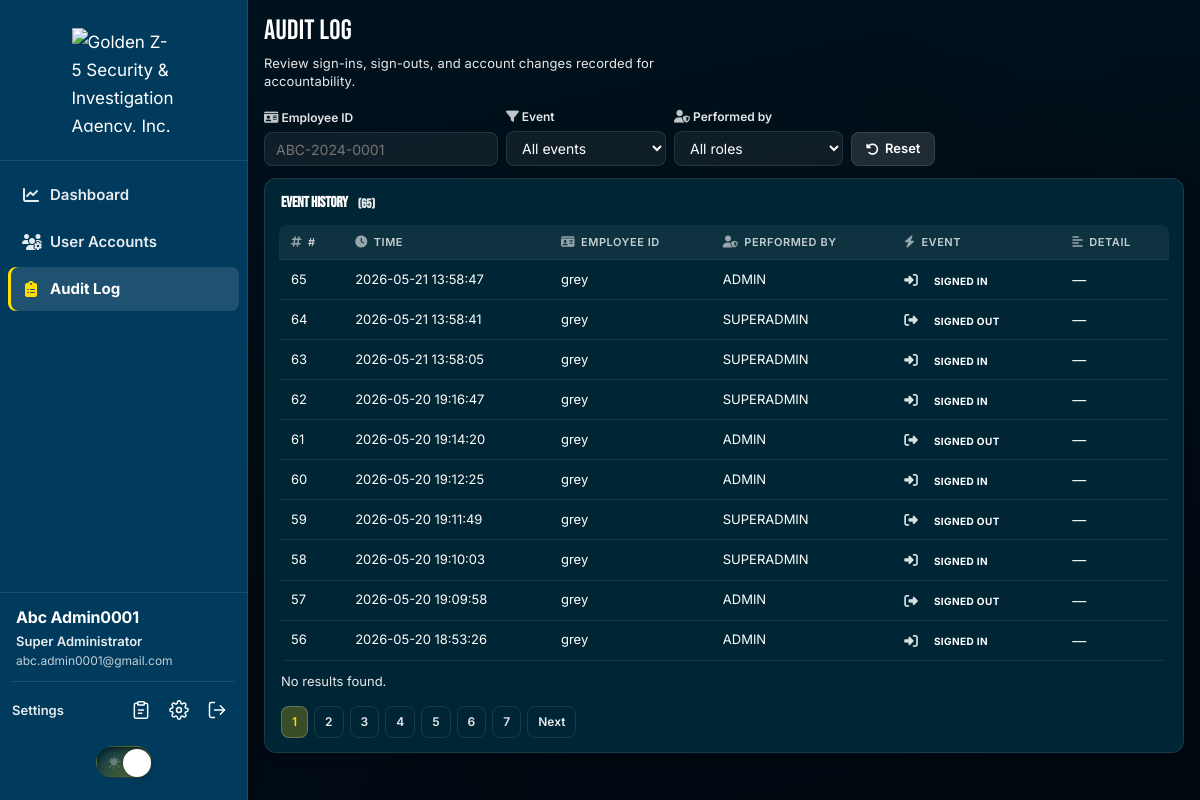
Page /superadmin/audit-log.php (signed in) on the committed database.
### tables this page shows
CREATE TABLE `users` (
  `Company_ID` varchar(13) NOT NULL,
  `Email` varchar(255) NOT NULL,
  `password_hash` varchar(255) NOT NULL,
  `role_id` tinyint(3) UNSIGNED DEFAULT NULL,
  `role` tinyint(3) UNSIGNED NOT NULL DEFAULT 0 COMMENT '0=headguard,1=admin,2=superadmin',
  `is_active` tinyint(1) NOT NULL DEFAULT 1,
  `failed_login_attempts` tinyint(3) UNSIGNED NOT NULL DEFAULT 0,
  `locked_until` datetime DEFAULT NULL,
  `last_login_at` datetime DEFAULT NULL,
  `password_changed_at` datetime DEFAULT NULL,
  `created_at` timestamp NOT NULL DEFAULT current_timestamp(),
  `updated_at` timestamp NULL DEFAULT current_timestamp() ON UPDATE current_timestamp()
);

CREATE TABLE `recording` (
  `id` int(10) UNSIGNED NOT NULL,
  `Company_ID` varchar(13) DEFAULT NULL,
  `actor_company_id` varchar(13) DEFAULT NULL,
  `Designation` varchar(64) DEFAULT NULL,
  `Event` varchar(20) NOT NULL COMMENT 'LOGIN|LOGOUT',
  `event_detail` varchar(255) DEFAULT NULL,
  `Time_Of_Event` datetime NOT NULL
);

### config/bootstrap.php (called while the page is built, shortened)
<?php
function app_url(string $path = 'index.php'): string
{
    $path = ltrim(str_replace('\\', '/', $path), '/');
    $base = APP_BASE === '' ? '' : APP_BASE;
    return $base . '/' . $path;
}
function app_agency_name(): string
{
    return APP_AGENCY_NAME;
}
function app_logo_url(): string
{
    return app_url('includes/goldenz_logo.png');
}

### includes/security.php (called while the page is built, shortened)
<?php
function e(?string $value): string
{
    return htmlspecialchars($value ?? '', ENT_QUOTES | ENT_SUBSTITUTE, 'UTF-8');
}

### includes/auth.php (called while the page is built, shortened)
<?php
function auth_role_name(int $role): string
{
    return match (auth_normalize_role($role)) {
        AUTH_ROLE_SUPERADMIN => 'Super Administrator',
        AUTH_ROLE_GUARD => 'Security Guard',
        default => 'Administrator',
    };
}
function auth_normalize_role(mixed $role): int
{
    $role = (int) $role;
    if ($role === AUTH_ROLE_GUARD || $role === AUTH_ROLE_ADMIN || $role === AUTH_ROLE_SUPERADMIN) {
        return $role;
    }
    return AUTH_ROLE_ADMIN;
}

### includes/superadmin_accountability.php (called while the page is built, shortened)
<?php
function recording_supports_audit_detail(mysqli $conn): bool
{
    $col = $conn->query("SHOW COLUMNS FROM recording LIKE 'event_detail'");
    $cached = $col && $col->num_rows > 0;
    return $cached;
}
function superadmin_audit_actor_label(array $entry): string
{
    $designation = (string) ($entry['Designation'] ?? '');
    return $designation !== '' ? $designation : '—';
}
function superadmin_event_label(string $event): string
{
    return match (strtoupper($event)) {
        'ACCOUNT_CREATED' => 'Account created',
        'ACCOUNT_UPDATED' => 'Account updated',
        'ACCOUNT_ENABLED' => 'Account activated',
        'ACCOUNT_DISABLED' => 'Account deactivated',
        'ACCOUNT_PASSWORD_RESET' => 'Access code reset',
        'ACCOUNT_ROLE_CHANGED' => 'Role changed',
        'LOGIN' => 'Signed in',
        'LOGOUT' => 'Signed out',
        default => $event,
    };
}
function superadmin_event_icon(string $event): string
{
    return match (strtoupper($event)) {
        'ACCOUNT_CREATED' => 'fa-user-plus',
        'ACCOUNT_UPDATED' => 'fa-pen-to-square',
        'ACCOUNT_ENABLED' => 'fa-user-check',
        'ACCOUNT_DISABLED' => 'fa-user-slash',
        'ACCOUNT_PASSWORD_RESET' => 'fa-key',
        'ACCOUNT_ROLE_CHANGED' => 'fa-user-shield',
        'LOGIN' => 'fa-right-to-bracket',
        'LOGOUT' => 'fa-right-from-bracket',
        default => 'fa-circle-info',
    };
}

### includes/db.php (called while the page is built, shortened)
<?php
function db_query(mysqli $conn, string $sql, string $types = '', array $params = []): mysqli_result|false
{
    $stmt = $conn->prepare($sql);
    if ($types !== '' && $params !== []) {
        $stmt->bind_param($types, ...$params);
    }
    if (!$stmt->execute()) {
        $stmt->close();
        return false;
    }
    $result = $stmt->get_result();
    return $result;
}

### superadmin/audit-log.php (the view, shortened to what this page needs)
<?php
require_once __DIR__ . '/../config/app.php';
require_once __DIR__ . '/../includes/superadmin_accountability.php';
$perPage = 10;
$page = max(1, (int) ($_GET['page'] ?? 1));
$offset = ($page - 1) * $perPage;
$eventFilter = strtoupper(trim((string) ($_GET['event'] ?? '')));
$searchId = strtoupper(trim((string) ($_GET['company_id'] ?? '')));
$performedByFilter = strtoupper(trim((string) ($_GET['performed_by'] ?? '')));
$where = [];
$params = [];
$types = '';
$whereSql = $where !== [] ? ' WHERE ' . implode(' AND ', $where) : '';
$total = 0;
$countSql = 'SELECT COUNT(*) AS c FROM recording' . $whereSql;
if ($params === []) {
    $countResult = $conn->query($countSql);
} else {
    $countResult = db_query($conn, $countSql, $types, $params);
}
if ($countResult) {
    $total = (int) $countResult->fetch_assoc()['c'];
}
$totalPages = max(1, (int) ceil($total / $perPage));
$auditCols = recording_supports_audit_detail($conn)
    ? 'id, Company_ID, actor_company_id, Designation, Event, event_detail, Time_Of_Event'
    : 'id, Company_ID, Designation, Event, Time_Of_Event';
$listSql = "SELECT {$auditCols} FROM recording"
    . $whereSql
    . ' ORDER BY Time_Of_Event DESC LIMIT ? OFFSET ?';
$listParams = $params;
$listTypes = $types . 'ii';
$listParams[] = $perPage;
$listParams[] = $offset;
$entries = [];
$listResult = db_query($conn, $listSql, $listTypes, $listParams);
if ($listResult) {
    while ($row = $listResult->fetch_assoc()) {
        $entries[] = $row;
    }
}
$queryBase = [];
$superadminNavActive = 'audit';
?>
<!DOCTYPE html>
<html lang="en">
<head>
</head>
<body class="light-mode superadmin-portal">
<?php require __DIR__ . '/../includes/superadmin_sidebar.php'; ?>
    <main class="app-main">
        <header class="page-header">
            <h1 class="page-title">Audit log</h1>
            <p class="page-subtitle">Review sign-ins, sign-outs, and account changes recorded for accountability.</p>
        </header>
        <div class="toolbar">
            <form method="GET" class="filter-form" id="auditFilterForm">
                <div class="form-field">
                    <label for="company_id" class="label-with-icon"><i class="fa-solid fa-id-card" aria-hidden="true"></i> Employee ID</label>
                    <input type="text" id="company_id" name="company_id" value="<?= e($searchId) ?>" placeholder="ABC-2024-0001">
                </div>
                <div class="form-field">
                    <label for="event" class="label-with-icon"><i class="fa-solid fa-filter" aria-hidden="true"></i> Event</label>
                    <select id="event" name="event">
                        <option value=""<?= $eventFilter === '' ? ' selected' : '' ?>>All events</option>
                    </select>
                </div>
                <div class="form-field">
                    <label for="performed_by" class="label-with-icon"><i class="fa-solid fa-user-shield" aria-hidden="true"></i> Performed by</label>
                    <select id="performed_by" name="performed_by">
                        <option value=""<?= $performedByFilter === '' ? ' selected' : '' ?>>All roles</option>
                    </select>
                </div>
                <button type="button" class="btn-primary" id="resetAuditFilters" aria-label="Reset filters">
                    <i class="fa-solid fa-rotate-left" aria-hidden="true"></i> Reset
                </button>
            </form>
        </div>
        <section class="card-panel">
            <h2 class="panel-title">Event history <span class="stat-hint">(<?= e((string) $total) ?>)</span></h2>
            <?php if ($entries === []): ?>
                <p class="empty-state"><i class="fa-solid fa-inbox" aria-hidden="true"></i>No audit events match your filters.</p>
            <?php else: ?>
                <div class="data-table-wrap">
                    <table class="data-table">
                        <thead>
                            <tr>
                                <th><i class="fa-solid fa-hashtag th-icon" aria-hidden="true"></i>#</th>
                                <th><i class="fa-solid fa-clock th-icon" aria-hidden="true"></i>Time</th>
                                <th><i class="fa-solid fa-id-card th-icon" aria-hidden="true"></i>Employee ID</th>
                                <th><i class="fa-solid fa-user-shield th-icon" aria-hidden="true"></i>Performed by</th>
                                <th><i class="fa-solid fa-bolt th-icon" aria-hidden="true"></i>Event</th>
                                <th><i class="fa-solid fa-align-left th-icon" aria-hidden="true"></i>Detail</th>
                            </tr>
                        </thead>
                        <tbody id="auditTableBody">
                            <?php foreach ($entries as $entry): ?>
                                <?php
                                $ev = strtoupper((string) ($entry['Event'] ?? ''));
                                $designation = strtoupper((string) ($entry['Designation'] ?? ''));
                                $actorRole = str_starts_with($designation, 'SUPERADMIN')
                                    ? 'SUPERADMIN'
                                    : (str_starts_with($designation, 'ADMIN')
                                        ? 'ADMIN'
                                        : ((str_contains($designation, 'HEADGUARD') || str_contains($designation, 'GUARD'))
                                            ? 'LEGACY'
                                            : ''));
                                $badgeClass = match ($ev) {
                                    'LOGOUT' => 'badge--logout',
                                    'LOGIN' => 'badge--login',
                                    default => 'badge--admin',
                                };
                                ?>
                                <tr data-company="<?= e(strtoupper((string) ($entry['Company_ID'] ?? ''))) ?>" data-event="<?= e($ev) ?>" data-actor-role="<?= e($actorRole) ?>">
                                    <td class="mono"><?= e((string) ($entry['id'] ?? '')) ?></td>
                                    <td class="mono"><?= e((string) ($entry['Time_Of_Event'] ?? '')) ?></td>
                                    <td class="mono"><?= e((string) ($entry['Company_ID'] ?? '—')) ?></td>
                                    <td class="mono"><?= e(superadmin_audit_actor_label($entry)) ?></td>
                                    <td>
                                        <span class="event-cell">
                                            <i class="fa-solid <?= e(superadmin_event_icon($ev)) ?>" aria-hidden="true"></i>
                                            <span class="badge <?= e($badgeClass) ?>"><?= e(superadmin_event_label($ev)) ?></span>
                                        </span>
                                    </td>
                                    <td><?= e((string) ($entry['event_detail'] ?? '—')) ?></td>
                                </tr>
                            <?php endforeach; ?>
                        </tbody>
                    </table>
                </div>
                <p id="auditLiveNoResults" class="stat-hint" style="margin-top:10px;" hidden>No results found.</p>
                <?php if ($totalPages > 1): ?>
                    <nav class="pagination" id="auditPagination" aria-label="Audit log pages">
                        <?php for ($p = 1; $p <= $totalPages; $p++): ?>
                            <?php
                            $pageQuery = array_merge($queryBase, ['page' => $p]);
                            $href = 'audit-log.php?' . http_build_query($pageQuery);
                            ?>
                            <?php if ($p === $page): ?>
                                <span class="current"><?= $p ?></span>
                            <?php else: ?>
                                <a href="<?= e($href) ?>"><?= $p ?></a>
                            <?php endif; ?>
                        <?php endfor; ?>
                        <?php if ($page < $totalPages): ?>
                            <?php
                            $nextQuery = array_merge($queryBase, ['page' => $page + 1]);
                            $nextHref = 'audit-log.php?' . http_build_query($nextQuery);
                            ?>
                            <a href="<?= e($nextHref) ?>" aria-label="Next page">Next</a>
                        <?php endif; ?>
                    </nav>
                <?php endif; ?>
            <?php endif; ?>
        </section>
    </main>
</div>
</body>
</html>

### includes/superadmin_sidebar.php (shortened to what this page needs)
<?php
$superadminNavActive = $superadminNavActive ?? 'dashboard';
$adminProfile = admin_sidebar_profile();
?>
<aside class="app-sidebar" id="appSidebar" aria-label="Main navigation">
    <div class="sidebar-brand">
        <img src="<?= e(app_logo_url()) ?>" alt="<?= e(app_agency_name()) ?>" class="brand-logo">
    </div>
    <nav class="sidebar-nav" aria-label="System administration">
        <a href="dashboard.php" class="sidebar-link<?= $superadminNavActive === 'dashboard' ? ' active' : '' ?>"<?= $superadminNavActive === 'dashboard' ? ' aria-current="page"' : '' ?><?= ui_tooltip('System dashboard') ?>>
            <i class="fa-solid fa-chart-line" aria-hidden="true"></i>
            Dashboard
        </a>
        <a href="users.php" class="sidebar-link<?= $superadminNavActive === 'users' ? ' active' : '' ?>"<?= $superadminNavActive === 'users' ? ' aria-current="page"' : '' ?><?= ui_tooltip('Manage portal accounts') ?>>
            <i class="fa-solid fa-users-gear" aria-hidden="true"></i>
            User Accounts
        </a>
        <a href="audit-log.php" class="sidebar-link<?= $superadminNavActive === 'audit' ? ' active' : '' ?>"<?= $superadminNavActive === 'audit' ? ' aria-current="page"' : '' ?><?= ui_tooltip('Full audit log') ?>>
            <i class="fa-solid fa-clipboard-list" aria-hidden="true"></i>
            Audit Log
        </a>
    </nav>
    <div class="sidebar-footer">
        <div class="sidebar-footer-user">
            <span class="sidebar-footer-name"><?= e($adminProfile['name']) ?></span>
            <div class="sidebar-footer-meta">
                <span class="sidebar-footer-role"><?= e($adminProfile['role']) ?></span>
                <span class="sidebar-footer-email" title="<?= e($adminProfile['email']) ?>"><?= e($adminProfile['email']) ?></span>
            </div>
        </div>
        <div class="sidebar-footer-settings">
            <div class="sidebar-footer-settings-row">
                <span class="sidebar-footer-label">Settings</span>
                <div class="sidebar-footer-actions" role="toolbar" aria-label="Settings shortcuts">
                    <a href="audit-log.php" class="sidebar-footer-icon" aria-label="Audit Logs"<?= ui_tooltip('Audit logs', 'bottom') ?>>
                        <?= admin_sidebar_icon('audit') ?>
                    </a>
                    <a href="users.php" class="sidebar-footer-icon" aria-label="User accounts"<?= ui_tooltip('User accounts', 'bottom') ?>>
                        <?= admin_sidebar_icon('settings') ?>
                    </a>
                    <form method="POST" action="../auth/logout-superadmin.php" class="sidebar-footer-logout">
                        <button type="submit" class="sidebar-footer-icon" aria-label="Sign Out"<?= ui_tooltip('Sign out', 'bottom') ?>>
                            <?= admin_sidebar_icon('logout') ?>
                        </button>
                    </form>
                </div>
            </div>
            <div class="sidebar-footer-theme">
                <?= theme_toggle_markup([
                    'id' => 'sidebarThemeToggle',
                    'mode' => 'light-class',
                    'title' => 'Toggle light or dark appearance',
                    'tipPosition' => 'bottom',
                ]) ?>
            </div>
        </div>
    </div>
</aside>
<div class="app-shell">

### rows in the picture
users: Email+role "Abc Admin0001", Email+role "Super Administrator", Email "abc.admin0001@gmail.com"
recording: id "65", Time_Of_Event "2026-05-21 13:58:47", Company_ID "grey", Designation "ADMIN", Event "SIGNED IN", event_detail "—"
recording: id "64", Time_Of_Event "2026-05-21 13:58:41", Company_ID "grey", Designation "SUPERADMIN", Event "SIGNED OUT", event_detail "—"
recording: id "63", Time_Of_Event "2026-05-21 13:58:05", Company_ID "grey", Designation "SUPERADMIN", Event "SIGNED IN", event_detail "—"
recording: id "62", Time_Of_Event "2026-05-20 19:16:47", Company_ID "grey", Designation "SUPERADMIN", Event "SIGNED IN", event_detail "—"
recording: id "61", Time_Of_Event "2026-05-20 19:14:20", Company_ID "grey", Designation "ADMIN", Event "SIGNED OUT", event_detail "—"
recording: id "60", Time_Of_Event "2026-05-20 19:12:25", Company_ID "grey", Designation "ADMIN", Event "SIGNED IN", event_detail "—"
recording: id "59", Time_Of_Event "2026-05-20 19:11:49", Company_ID "grey", Designation "SUPERADMIN", Event "SIGNED OUT", event_detail "—"
recording: id "58", Time_Of_Event "2026-05-20 19:10:03", Company_ID "grey", Designation "SUPERADMIN", Event "SIGNED IN", event_detail "—"
recording: id "57", Time_Of_Event "2026-05-20 19:09:58", Company_ID "grey", Designation "ADMIN", Event "SIGNED OUT", event_detail "—"
recording: id "56", Time_Of_Event "2026-05-20 18:53:26", Company_ID "grey", Designation "ADMIN", Event "SIGNED IN", event_detail "—"

### other values in the picture
$total "65"
